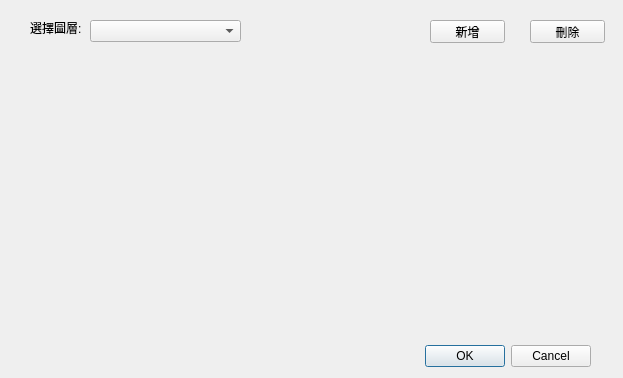
<?xml version="1.0" encoding="UTF-8"?>
<ui version="4.0">
 <class>DataShowDialogBase</class>
 <widget class="QDialog" name="DataShowDialogBase">
  <property name="geometry">
   <rect>
    <x>0</x>
    <y>0</y>
    <width>623</width>
    <height>378</height>
   </rect>
  </property>
  <property name="windowTitle">
   <string>DataShow</string>
  </property>
  <widget class="QDialogButtonBox" name="button_box">
   <property name="geometry">
    <rect>
     <x>420</x>
     <y>340</y>
     <width>171</width>
     <height>32</height>
    </rect>
   </property>
   <property name="orientation">
    <enum>Qt::Horizontal</enum>
   </property>
   <property name="standardButtons">
    <set>QDialogButtonBox::Cancel|QDialogButtonBox::Ok</set>
   </property>
  </widget>
  <widget class="QComboBox" name="comboBox">
   <property name="geometry">
    <rect>
     <x>90</x>
     <y>20</y>
     <width>151</width>
     <height>22</height>
    </rect>
   </property>
  </widget>
  <widget class="QLabel" name="label">
   <property name="geometry">
    <rect>
     <x>30</x>
     <y>20</y>
     <width>51</width>
     <height>16</height>
    </rect>
   </property>
   <property name="text">
    <string>選擇圖層:</string>
   </property>
  </widget>
  <widget class="QWidget" name="formLayoutWidget">
   <property name="geometry">
    <rect>
     <x>10</x>
     <y>60</y>
     <width>601</width>
     <height>281</height>
    </rect>
   </property>
   <layout class="QFormLayout" name="formLayout"/>
  </widget>
  <widget class="QPushButton" name="pushButton">
   <property name="geometry">
    <rect>
     <x>430</x>
     <y>20</y>
     <width>75</width>
     <height>23</height>
    </rect>
   </property>
   <property name="text">
    <string>新增</string>
   </property>
  </widget>
  <widget class="QPushButton" name="pushButton_2">
   <property name="geometry">
    <rect>
     <x>530</x>
     <y>20</y>
     <width>75</width>
     <height>23</height>
    </rect>
   </property>
   <property name="text">
    <string>刪除</string>
   </property>
  </widget>
 </widget>
 <resources/>
 <connections>
  <connection>
   <sender>button_box</sender>
   <signal>accepted()</signal>
   <receiver>DataShowDialogBase</receiver>
   <slot>accept()</slot>
   <hints>
    <hint type="sourcelabel">
     <x>20</x>
     <y>20</y>
    </hint>
    <hint type="destinationlabel">
     <x>20</x>
     <y>20</y>
    </hint>
   </hints>
  </connection>
  <connection>
   <sender>button_box</sender>
   <signal>rejected()</signal>
   <receiver>DataShowDialogBase</receiver>
   <slot>reject()</slot>
   <hints>
    <hint type="sourcelabel">
     <x>20</x>
     <y>20</y>
    </hint>
    <hint type="destinationlabel">
     <x>20</x>
     <y>20</y>
    </hint>
   </hints>
  </connection>
 </connections>
</ui>
